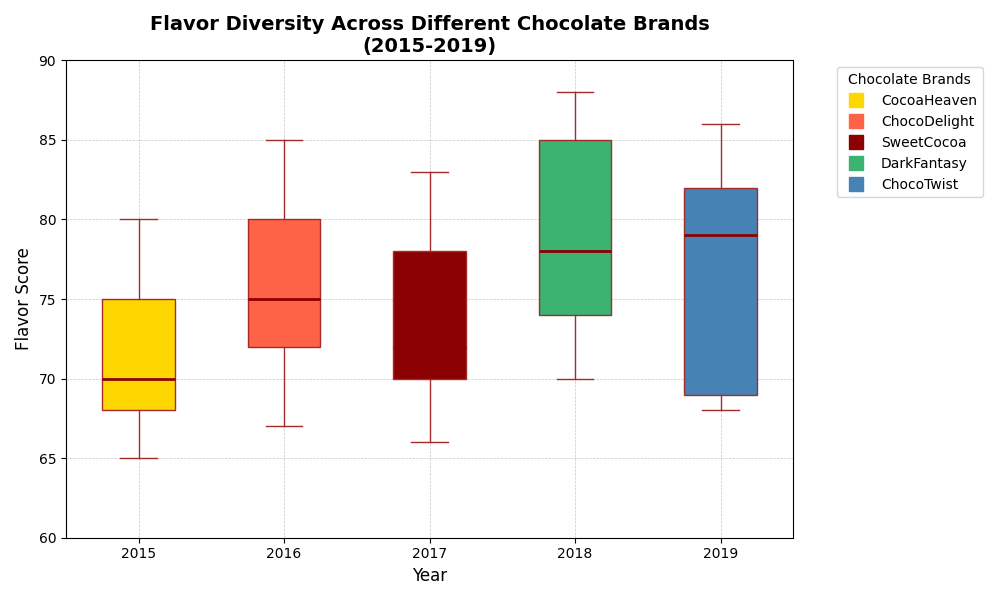

Here is the Python script that generated this plot:
import matplotlib.pyplot as plt
import numpy as np

# Define the backstory and data:
# Imaginary scenario: Studying the diversity in the flavor profile of different chocolate brands over several years.
chocolate_brands = ["CocoaHeaven", "ChocoDelight", "SweetCocoa", "DarkFantasy", "ChocoTwist"]
years = ["2015", "2016", "2017", "2018", "2019"]

# Constructing data without random values
chocolate_data = {
    "CocoaHeaven": [75, 80, 78, 85, 82],
    "ChocoDelight": [70, 75, 72, 78, 79],
    "SweetCocoa": [68, 72, 70, 74, 69],
    "DarkFantasy": [80, 85, 83, 88, 86],
    "ChocoTwist": [65, 67, 66, 70, 68],
}

# Box plot data preparation, transposing for correct orientation
box_data = [list(year_data) for year_data in zip(*chocolate_data.values())]

# Create the figure and axis
fig, ax = plt.subplots(figsize=(10, 6))

# Plot the boxplot
bplot = ax.boxplot(box_data, vert=True, patch_artist=True, notch=False,
                   boxprops=dict(facecolor='lightyellow', color='brown'),
                   whiskerprops=dict(color='brown'),
                   capprops=dict(color='brown'),
                   medianprops=dict(color='darkred', linewidth=2),
                   flierprops=dict(markerfacecolor='blue', marker='o', markersize=8, linestyle='none'))

# Color each box differently
colors = ['#FFD700', '#FF6347', '#8B0000', '#3CB371', '#4682B4']
for patch, color in zip(bplot['boxes'], colors):
    patch.set_facecolor(color)

# Setting axis labels and title
ax.set_xticklabels(years)
ax.set_xlabel('Year', fontsize=12)
ax.set_ylabel('Flavor Score', fontsize=12)
ax.set_title('Flavor Diversity Across Different Chocolate Brands\n(2015-2019)', fontsize=14, fontweight='bold')

# Customize other elements
ax.set_ylim(60, 90)
ax.grid(True, linestyle='--', linewidth=0.5, alpha=0.7)

# Adding legend
patches = [plt.plot([],[], marker="s", ms=10, ls="", mec=None, color=colors[i], 
            label="{:s}".format(chocolate_brands[i]))[0] for i in range(len(chocolate_brands))]
ax.legend(handles=patches, bbox_to_anchor=(1.05, 1), loc='upper left', fontsize=10, title="Chocolate Brands")

# Enhance layout for better visual fit
plt.tight_layout()

# Display the plot
plt.show()
